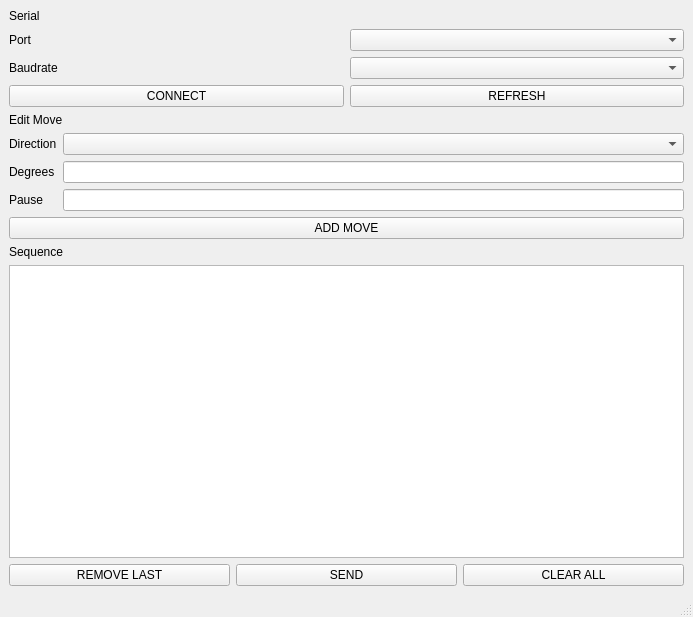
<?xml version="1.0" encoding="UTF-8"?>
<ui version="4.0">
 <class>MainWindow</class>
 <widget class="QMainWindow" name="MainWindow">
  <property name="geometry">
   <rect>
    <x>0</x>
    <y>0</y>
    <width>693</width>
    <height>617</height>
   </rect>
  </property>
  <property name="windowTitle">
   <string>Stepper Control Apingenierios</string>
  </property>
  <widget class="QWidget" name="centralwidget">
   <layout class="QVBoxLayout" name="verticalLayout_6">
    <item>
     <layout class="QVBoxLayout" name="verticalLayout_3">
      <item>
       <widget class="QLabel" name="label_3">
        <property name="text">
         <string>Serial</string>
        </property>
       </widget>
      </item>
      <item>
       <layout class="QHBoxLayout" name="horizontalLayout_5">
        <item>
         <widget class="QLabel" name="label_8">
          <property name="text">
           <string>Port</string>
          </property>
         </widget>
        </item>
        <item>
         <widget class="QComboBox" name="comboBox_port"/>
        </item>
       </layout>
      </item>
      <item>
       <layout class="QHBoxLayout" name="horizontalLayout_6">
        <item>
         <widget class="QLabel" name="label_7">
          <property name="text">
           <string>Baudrate</string>
          </property>
         </widget>
        </item>
        <item>
         <widget class="QComboBox" name="comboBox_baudrate"/>
        </item>
       </layout>
      </item>
      <item>
       <layout class="QHBoxLayout" name="horizontalLayout_7">
        <item>
         <widget class="QPushButton" name="pushButton_connect">
          <property name="text">
           <string>CONNECT</string>
          </property>
         </widget>
        </item>
        <item>
         <widget class="QPushButton" name="pushButton_refresh">
          <property name="text">
           <string>REFRESH</string>
          </property>
         </widget>
        </item>
       </layout>
      </item>
     </layout>
    </item>
    <item>
     <layout class="QVBoxLayout" name="verticalLayout_5">
      <item>
       <widget class="QLabel" name="label">
        <property name="text">
         <string>Edit Move</string>
        </property>
       </widget>
      </item>
      <item>
       <layout class="QHBoxLayout" name="horizontalLayout_2">
        <item>
         <layout class="QVBoxLayout" name="verticalLayout_4">
          <item>
           <widget class="QLabel" name="label_4">
            <property name="text">
             <string>Direction</string>
            </property>
           </widget>
          </item>
          <item>
           <widget class="QLabel" name="label_5">
            <property name="text">
             <string>Degrees</string>
            </property>
           </widget>
          </item>
          <item>
           <widget class="QLabel" name="label_6">
            <property name="text">
             <string>Pause</string>
            </property>
           </widget>
          </item>
         </layout>
        </item>
        <item>
         <layout class="QVBoxLayout" name="verticalLayout_2">
          <item>
           <widget class="QComboBox" name="comboBox_direction"/>
          </item>
          <item>
           <widget class="QLineEdit" name="lineEdit_degrees"/>
          </item>
          <item>
           <widget class="QLineEdit" name="lineEdit_pause"/>
          </item>
         </layout>
        </item>
       </layout>
      </item>
      <item>
       <widget class="QPushButton" name="pushButton_addMove">
        <property name="text">
         <string>ADD MOVE</string>
        </property>
       </widget>
      </item>
     </layout>
    </item>
    <item>
     <layout class="QVBoxLayout" name="verticalLayout">
      <item>
       <widget class="QLabel" name="label_2">
        <property name="text">
         <string>Sequence</string>
        </property>
       </widget>
      </item>
      <item>
       <widget class="QTextBrowser" name="textBrowser_sequence"/>
      </item>
      <item>
       <layout class="QHBoxLayout" name="horizontalLayout">
        <item>
         <widget class="QPushButton" name="pushButton_removeLast">
          <property name="text">
           <string>REMOVE LAST</string>
          </property>
         </widget>
        </item>
        <item>
         <widget class="QPushButton" name="pushButton_send">
          <property name="text">
           <string>SEND</string>
          </property>
         </widget>
        </item>
        <item>
         <widget class="QPushButton" name="pushButton_clearAll">
          <property name="text">
           <string>CLEAR ALL</string>
          </property>
         </widget>
        </item>
       </layout>
      </item>
     </layout>
    </item>
   </layout>
  </widget>
  <widget class="QMenuBar" name="menubar">
   <property name="geometry">
    <rect>
     <x>0</x>
     <y>0</y>
     <width>693</width>
     <height>21</height>
    </rect>
   </property>
  </widget>
  <widget class="QStatusBar" name="statusbar"/>
 </widget>
 <resources/>
 <connections/>
</ui>
